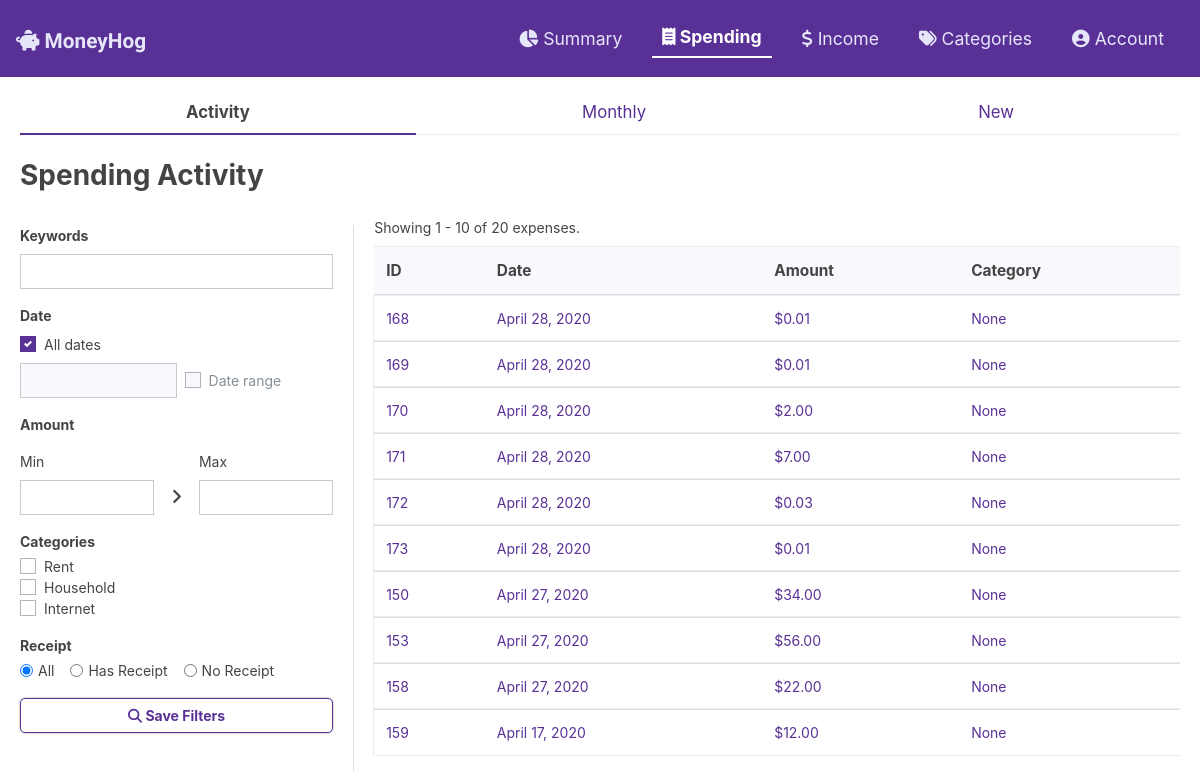
Before: /budget/expenses/ with the older database file.
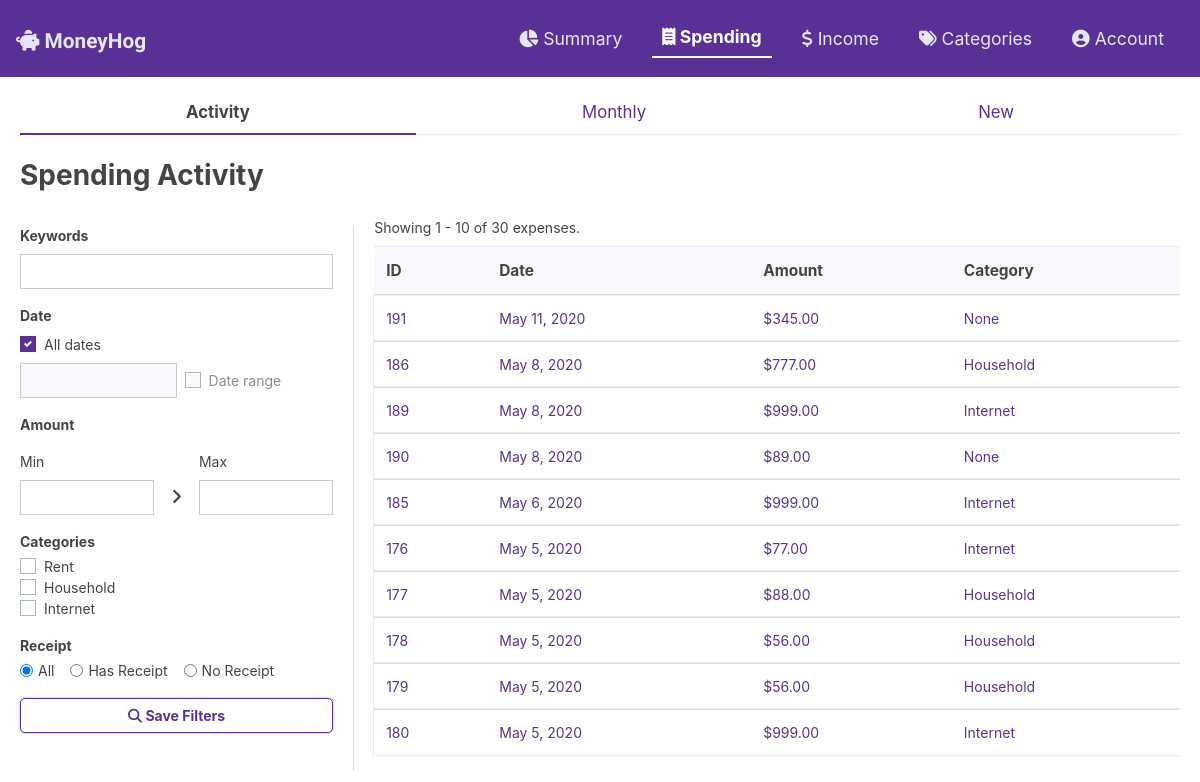
After: the same page with the newer database file.
### budget/models.py (models this page shows, shortened)
class Expense(models.Model):
    expense_date = models.DateField('Date of expense')
    description = models.CharField(max_length=200, blank=True)
    category = models.ForeignKey('Category', on_delete=models.SET_NULL,null=True,blank=True)
    amount = models.DecimalField(max_digits=10, decimal_places=2)
    receipt = models.ImageField(upload_to="images/",null=True,blank=True)

class Category(models.Model):
    name = models.CharField(max_length=50)
    def __str__(self):
        return self.name

### budget/views.py (the view)
# urls.py: path('expenses/', views.expense_list, name='expense_list'),
def expense_list(request):
    context = {}
    category_list = Category.objects.all()
    expenses_list = Expense.objects.order_by('-expense_date')
    highest_amount = Expense.objects.order_by('-amount')[0].amount
    if 'keywords' in request.GET:
        form = searchExpensesForm(request.GET)
        if form.is_valid():
            keywords = form.cleaned_data["keywords"]
            all_dates = form.cleaned_data["all_dates"]
            use_range = form.cleaned_data["use_range"]
            single_date = form.cleaned_data["single_date"]    # 04/22/2020
            date_range = form.cleaned_data["date_range"]     # 04/22/2020 - 04/22/2020
            min_amount = form.cleaned_data["min_amount"]
            max_amount = form.cleaned_data["max_amount"]
            categories = form.cleaned_data["categories"]
            has_receipt = form.cleaned_data["has_receipt"]
            context.update({'all_dates': all_dates,
                            'min_amount': min_amount,
                            'max_amount': max_amount,
                            'has_receipt': has_receipt})
            if keywords:
                expenses_list = expenses_list.filter(
                    Q(expense_date__icontains=keywords) |
                    Q(amount__icontains=keywords) |
                    Q(description__icontains=keywords)
                )
            if not all_dates and use_range: # if the user selected a date range
                print(type(date_range))
                print(date_range)
                fdl = date_range.split(" - ")[0].split('/')
                first_date = fdl[2] + "-" + fdl[0] + "-" + fdl[1]
                sdl = date_range.split(" - ")[1].split('/')
                second_date = sdl[2] + "-" + sdl[0] + "-" + sdl[1]
                expenses_list = expenses_list.filter(expense_date__range=[first_date, second_date])
            elif not all_dates and not use_range:
                expenses_list = expenses_list.filter(expense_date=single_date).order_by('-expense_date')
            if min_amount and min_amount != "0.00":
                expenses_list = expenses_list.filter(amount__gte=min_amount)
            if max_amount and max_amount != "1000.00":
                expenses_list = expenses_list.filter(amount__lte=max_amount)
            if categories:
                list_foreignid = []
                for obj in category_list:
                    if obj.name in categories:
                        list_foreignid.append(obj.id)
                q_category_list = []
                for foreignid in list_foreignid:
                    q_category_list.append(Q(category__exact=foreignid))
                expenses_list = expenses_list.filter(reduce(operator.or_, q_category_list))
            if has_receipt == "has-receipt":
                expenses_list = expenses_list.exclude(receipt__exact='')
            elif has_receipt == "no-receipt":
                expenses_list = expenses_list.filter(receipt__exact='')
    else:
        form = searchExpensesForm(request.GET)
    limit = 10 # record limit per page
    paginator = Paginator(expenses_list, limit)
    page_number = request.GET.get('page')
    if page_number == None:
        page_number = 1
    page_obj = paginator.get_page(page_number)
    page_total = 0
    page_count = 0
    for i in page_obj:
        page_total += i.amount
        page_count += 1
    start_num = (int(page_number) - 1) * limit +1
    end_num = start_num + page_count - 1
    context.update({
        'page_obj': page_obj,
        'page_number': page_number,
        'page_total': page_total,
        'num_records': paginator.count,
        'page_range': paginator.page_range,
        'start_num' : start_num,
        'end_num': end_num,
        'form': form,
        'highest_amount': highest_amount,
    })
    return render(request, 'budget/expenses/list.html', context)

### budget/templates/budget/expenses/list.html (shortened to what this page needs)
{% extends "budget/expenses/expense.html" %}
{% load static %}
{% load bootstrap_pagination %}
{% block extra_styles %}
<link rel="stylesheet" type="text/css" href="{% static 'budget/list.css' %}">
<link rel="stylesheet" type="text/css" href="https://cdn.jsdelivr.net/npm/daterangepicker/daterangepicker.css" />
<link rel="stylesheet" type="text/css" href="{% static 'budget/rangeSlider/nouislider.css' %}">
{% endblock extra_styles %}
{% block hist-activ %}active imp{% endblock %}
{% block content %}
  <h2 class="imp page-title mb-3">Spending Activity</h2>
  <div id="filters-and-list">
    <form id="filter-form" action="{% url 'budget:expense_list' %}" method="GET" class="mt-3" enctype="application/x-www-form-urlencoded">
      <div id="search-section" class="mb-3">
        <label for="keywords" class="imp">Keywords</label>
        {{ form.keywords }}
      </div>
      <div id="date-section" class="mb-3">
        <label id="singledate-label" for="singledate" class="imp">Date</label>
        <div id="date-check" class="custom-control custom-checkbox mb-2">
          <label class="custom-control-label" for="all-dates">All dates</label>
        </div>
        <div class="flex align-center">
          {{ form.single_date }}
          <div id="date-check" class="custom-control custom-checkbox ml-2">
            <label class="custom-control-label" for="use-range">Date range</label>
          </div>
        </div>
      </div>
      <div id="amount-section" class="mb-3">
        <p class="imp mb-3">Amount</p>
        <div id="amount-labels" class="flex align-center date-modal-body">
          <label for="min-amount" class="">Min</label>
          <label for="max-amount" class="">Max</label>
        </div>
        <div id="amount-inputs" class="flex align-center just-betw date-modal-body">
          {{ form.min_amount }}
          {{ form.max_amount }}
        </div>
      </div>
      <div id="category-section" class="mb-3">
        <p class="imp mb-1">Categories</p>
        {% for category in form.categories %}
        <div class="custom-control custom-checkbox">
          <label class="custom-control-label" for="{{ category.id_for_label }}">{{ category.choice_label }}</label>
        </div>
        {% endfor %}
      </div>
      <div id="receipt-section" class="mb-3">
        <p class="imp mb-1">Receipt</p>
        {% for radio in form.has_receipt %}
        <div class="form-check form-check-inline">
          {{ radio.tag }}
          <label class="form-check-label" for="{{ radio.id_for_label }}">
            {{ radio.choice_label}}
          </label>
        </div>
        {% endfor %}
      </div>
      <button type="submit" class="btn btn-outline-primary imp block"><i class="fas fa-search" aria-hidden="true"></i> Save Filters</button>
    </form>
    {% if page_obj %}
    <div class="table-responsive flex flex-col">
      <span class="mt-2 mb-2">Showing {{ start_num }} - {{ end_num }} of {{ num_records }} expenses.</span>
      <table class="table mb-">
        <thead class="thead-light">
          <tr>
            <th scope="col" class="title-sm">ID</th>
            <th scope="col" class="title-sm">Date</th>
            <th scope="col" class="title-sm">Amount</th>
            <th scope="col" class="title-sm">Category</th>
          </tr>
        </thead>
        <tbody class="list-grou">
          {% for record in page_obj %}
          <tr class="click btn-link">
            <td >{{ record.pk }}</a></td>
            <td >{{ record.expense_date }}</td>
            <td >${{ record.amount }}</td>
            <td >{{ record.category }}</td>
          </tr>
          {% endfor %}
        </tbody>
      </table>
    </div>
    {% else %}
        <p class="mt-3 ml-3 imp">No expenses found.</p>
    {% endif %}
  </div>
{% endblock content%}

Changed rows visible on the page:
removed Expense: pk "168", expense_date "April 28, 2020", amount "0.01", category "None"
no longer on this page (row edited): Expense: pk "169", expense_date "April 28, 2020", amount "0.01", category "None"
no longer on this page (row unchanged): Expense: pk "170", expense_date "April 28, 2020", amount "2.00", category "None"
no longer on this page (row unchanged): Expense: pk "171", expense_date "April 28, 2020", amount "7.00", category "None"
no longer on this page (row unchanged): Expense: pk "172", expense_date "April 28, 2020", amount "0.03", category "None"
no longer on this page (row unchanged): Expense: pk "173", expense_date "April 28, 2020", amount "0.01", category "None"
no longer on this page (row unchanged): Expense: pk "150", expense_date "April 27, 2020", amount "34.00", category "None"
no longer on this page (row unchanged): Expense: pk "153", expense_date "April 27, 2020", amount "56.00", category "None"
no longer on this page (row unchanged): Expense: pk "158", expense_date "April 27, 2020", amount "22.00", category "None"
no longer on this page (row unchanged): Expense: pk "159", expense_date "April 17, 2020", amount "12.00", category "None"
added Expense: pk "191", expense_date "May 11, 2020", amount "345.00", category "None"
added Expense: pk "186", expense_date "May 8, 2020", amount "777.00", category "Household"
added Expense: pk "189", expense_date "May 8, 2020", amount "999.00", category "Internet"
added Expense: pk "190", expense_date "May 8, 2020", amount "89.00", category "None"
added Expense: pk "185", expense_date "May 6, 2020", amount "999.00", category "Internet"
added Expense: pk "176", expense_date "May 5, 2020", amount "77.00", category "Internet"
added Expense: pk "177", expense_date "May 5, 2020", amount "88.00", category "Household"
added Expense: pk "178", expense_date "May 5, 2020", amount "56.00", category "Household"
added Expense: pk "179", expense_date "May 5, 2020", amount "56.00", category "Household"
added Expense: pk "180", expense_date "May 5, 2020", amount "999.00", category "Internet"
Other visible differences:
{{ num_records }}: "20" → "30"
